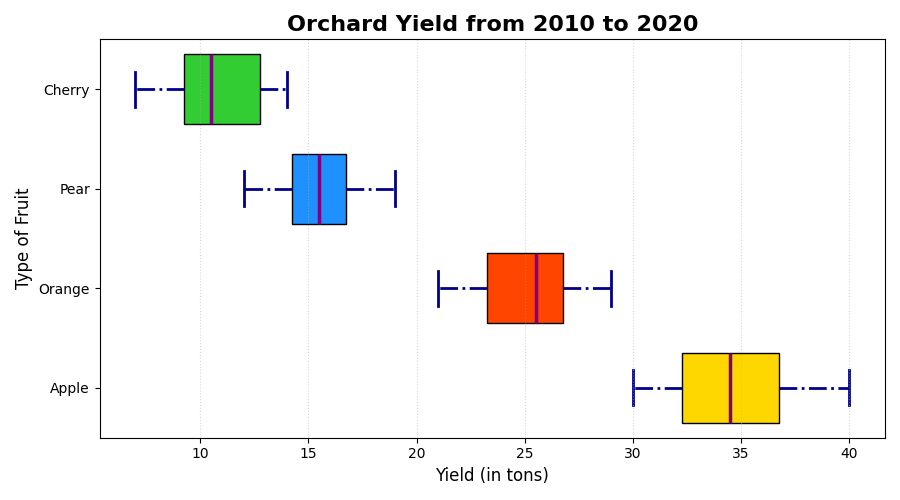

Recreate this plot in Python.
import matplotlib.pyplot as plt
import numpy as np

apple_yield = [30, 35, 40, 32, 33, 36, 38, 37, 34, 31]
orange_yield = [25, 28, 22, 26, 29, 24, 21, 27, 23, 26]
pear_yield = [15, 17, 13, 18, 16, 14, 19, 12, 16, 15]
cherry_yield = [10, 13, 9, 11, 14, 8, 7, 10, 12, 13]

data = [apple_yield, orange_yield, pear_yield, cherry_yield]
fruit_labels = ['Apple', 'Orange', 'Pear', 'Cherry']

fig, ax = plt.subplots(figsize=(9, 5))

boxplot = ax.boxplot(data, vert=False, patch_artist=True, labels=fruit_labels, widths=0.7, notch=False)

colors = ['#FFD700', '#FF4500', '#1E90FF', '#32CD32']
for patch, color in zip(boxplot['boxes'], colors):
    patch.set_facecolor(color)

for whisker in boxplot['whiskers']:
    whisker.set(color='#00008B', linewidth=2, linestyle='-.')

for cap in boxplot['caps']:
    cap.set(color='#00008B', linewidth=2)

for median in boxplot['medians']:
    median.set(color='purple', linewidth=2.5)

ax.set_title("Orchard Yield from 2010 to 2020", fontsize=16, fontweight='bold')
ax.set_ylabel('Type of Fruit', fontsize=12)
ax.set_xlabel('Yield (in tons)', fontsize=12)

ax.xaxis.grid(True, linestyle=':', alpha=0.5)
ax.set_axisbelow(False)

for i, line in enumerate(boxplot['fliers']):
    y = line.get_ydata()
    x = line.get_xdata()
    for (xi, yi) in zip(x, y):
        ax.text(xi, yi, f'{yi}', va='top', ha='left', fontsize=9, color='gray', alpha=0.9)

plt.tight_layout()
plt.show()
